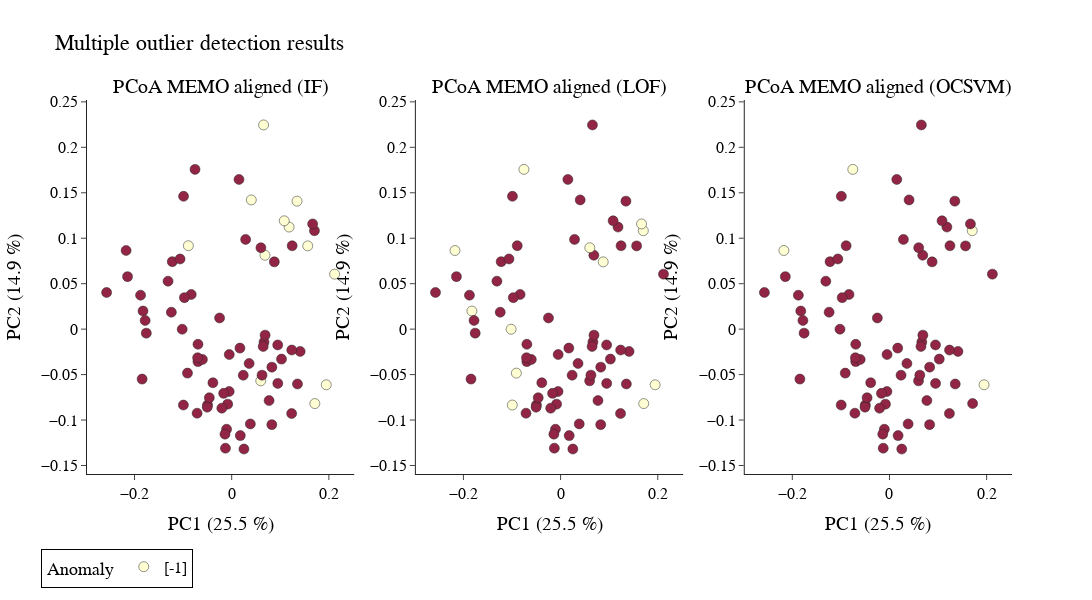

Here is the notebook cell this chart was saved with:
### Markdown cell above
#### SC.2.2 PCoA

### Code cell
pcoa_2d(
    matrix= metric_df,
    data = SC,
    metric= 'braycurtis')

### Figure 1 — Plotly figure (JSON) as saved in the notebook; plotly's stock layout.template omitted (floating-point values rounded to 4 significant figures)
{"data": [{"hovertext": ["LQ-01-61-01_pos.mzXML", "LQ-01-61-02_pos.mzXML", "LQ-01-61-03_pos.mzXML", "LQ-01-61-04_pos.mzXML", "LQ-01-61-05_pos.mzXML", "LQ-01-61-06_pos.mzXML", "LQ-01-61-07_pos.mzXML", "LQ-01-61-08_pos.mzXML", "LQ-01-61-09_pos.mzXML", "LQ-01-61-10_pos.mzXML", "LQ-01-61-11_pos.mzXML", "LQ-01-61-12_pos.mzXML", "LQ-01-61-13_pos.mzXML", "LQ-01-61-14_pos.mzXML", "LQ-01-61-15_pos.mzXML", "LQ-01-61-16_pos.mzXML", "LQ-01-61-17_pos.mzXML", "LQ-01-61-18_pos.mzXML", "LQ-01-61-19_pos.mzXML", "LQ-01-61-20_pos.mzXML", "LQ-01-61-21_pos.mzXML", "LQ-01-61-22_pos.mzXML", "LQ-01-61-23_pos.mzXML", "LQ-01-61-24_pos.mzXML", "LQ-01-61-25_pos.mzXML", "LQ-01-61-26_pos.mzXML", "LQ-01-61-27_pos.mzXML", "LQ-01-61-28_pos.mzXML", "LQ-01-61-29_pos.mzXML", "LQ-01-61-30_pos.mzXML", "LQ-01-61-31_pos.mzXML", "LQ-01-61-32_pos.mzXML", "LQ-01-61-33_pos.mzXML", "LQ-01-61-34_pos.mzXML", "LQ-01-61-35_pos.mzXML", "LQ-01-61-36_pos.mzXML", "LQ-01-61-37_pos.mzXML", "LQ-01-61-38_pos.mzXML", "LQ-01-61-39_pos.mzXML", "LQ-01-61-40_pos.mzXML", "LQ-01-61-41_pos.mzXML", "LQ-01-61-42_pos.mzXML", "LQ-01-61-43_pos.mzXML", "LQ-01-61-44_pos.mzXML", "LQ-01-61-45_pos.mzXML", "LQ-01-61-46_pos.mzXML", "LQ-01-61-47_pos.mzXML", "LQ-01-61-48_pos.mzXML", "LQ-01-61-49_pos.mzXML", "LQ-01-61-50_pos.mzXML", "LQ-01-61-51_pos.mzXML", "LQ-01-61-52_pos.mzXML", "LQ-01-61-53_pos.mzXML", "LQ-01-61-54_pos.mzXML", "LQ-01-61-55_pos.mzXML", "LQ-01-61-56_pos.mzXML", "LQ-01-61-57_pos.mzXML", "LQ-01-61-58_pos.mzXML", "LQ-01-61-59_pos.mzXML", "LQ-01-61-60_pos.mzXML", "LQ-01-61-61_pos.mzXML", "LQ-01-61-62_pos.mzXML", "LQ-01-61-63_pos.mzXML", "LQ-01-61-64_pos.mzXML", "LQ-01-61-65_pos.mzXML", "LQ-01-61-66_pos.mzXML", "LQ-01-61-67_pos.mzXML", "LQ-01-61-68_pos.mzXML", "LQ-01-61-69_pos.mzXML", "LQ-01-61-70_pos.mzXML", "LQ-01-61-71_pos.mzXML", "LQ-01-61-72_pos.mzXML", "LQ-01-61-73_pos.mzXML", "LQ-01-61-74_pos.mzXML", "LQ-01-61-75_pos.mzXML", "LQ-01-61-78_pos.mzXML"], "legendgrouptitle": {"text": "Anomaly"}, "marker": {"color": [-1, -1, -1, -1, -1, -1, -1, 1, 1, 1, 1, 1, 1, -1, 1, 1, 1, 1, -1, 1, 1, 1, 1, 1, 1, 1, 1, 1, 1, 1, -1, 1, 1, 1, 1, 1, -1, 1, 1, 1, 1, 1, 1, 1, 1, 1, 1, 1, 1, 1, 1, 1, 1, 1, 1, 1, 1, 1, 1, 1, 1, 1, 1, 1, 1, 1, 1, 1, 1, 1, 1, 1, 1, -1, 1, 1], "colorscale": [[0, "rgb(255,255,204)"], [0.125, "rgb(255,237,160)"], [0.25, "rgb(254,217,118)"], [0.375, "rgb(254,178,76)"], [0.5, "rgb(253,141,60)"], [0.625, "rgb(252,78,42)"], [0.75, "rgb(227,26,28)"], [0.875, "rgb(189,0,38)"], [1, "rgb(128,0,38)"]], "line": {"color": "black", "width": 0.5}, "showscale": false, "size": 10}, "mode": "markers", "name": "[-1]", "opacity": 0.85, "type": "scatter", "x": [-0.08918, 0.06847, 0.1345, 0.1182, 0.0598, 0.1082, 0.1947, -0.2574, -0.2144, -0.005231, 0.1025, -0.04967, -0.005017, 0.0656, -0.0165, 0.02379, 0.02869, -0.02495, 0.1712, 0.07694, -0.06939, -0.1018, -0.1825, 0.06655, 0.08259, 0.02525, -0.008293, -0.1875, -0.1223, -0.06946, 0.2118, 0.141, 0.01772, 0.06482, 0.1234, -0.02034, 0.04036, 0.01698, -0.01284, 0.0384, 0.06012, -0.06026, -0.1242, 0.06874, 0.09485, -0.01052, -0.09101, 0.06244, 0.08266, 0.09473, -0.03866, -0.05036, 0.03587, 0.08773, 0.1703, 0.1666, -0.08331, 0.1354, -0.07115, -0.2173, -0.07011, -0.1781, -0.01379, -0.04605, -0.1844, -0.131, -0.09907, -0.1757, -0.1062, 0.01502, -0.0973, -0.09938, 0.1245, 0.1565, 0.1236, -0.07547], "xaxis": "x", "y": [0.09175, 0.0813, 0.1408, 0.1123, -0.05689, 0.1192, -0.06121, 0.04031, 0.05775, -0.06862, -0.03298, -0.08341, -0.02797, 0.2246, -0.07066, -0.0507, 0.09869, 0.01227, -0.0819, -0.0786, -0.01669, -0.0001019, 0.01989, -0.01423, -0.1051, -0.1319, -0.08251, 0.03735, 0.07423, -0.03571, 0.06049, -0.02453, -0.1171, -0.01909, -0.09288, -0.08695, 0.1421, -0.02088, -0.1309, -0.1043, 0.08952, -0.03335, 0.01863, -0.006606, -0.05968, -0.1101, -0.04839, -0.05063, -0.04182, -0.01739, -0.05902, -0.08584, -0.03779, 0.07399, 0.1083, 0.1157, 0.03813, -0.06036, -0.09247, 0.08651, -0.0315, 0.009543, -0.1155, -0.07547, -0.05496, 0.05273, 0.1461, -0.004434, 0.0772, 0.1647, 0.03465, -0.08351, 0.09171, 0.09157, -0.02302, 0.1757], "yaxis": "y"}, {"hovertext": ["LQ-01-61-01_pos.mzXML", "LQ-01-61-02_pos.mzXML", "LQ-01-61-03_pos.mzXML", "LQ-01-61-04_pos.mzXML", "LQ-01-61-05_pos.mzXML", "LQ-01-61-06_pos.mzXML", "LQ-01-61-07_pos.mzXML", "LQ-01-61-08_pos.mzXML", "LQ-01-61-09_pos.mzXML", "LQ-01-61-10_pos.mzXML", "LQ-01-61-11_pos.mzXML", "LQ-01-61-12_pos.mzXML", "LQ-01-61-13_pos.mzXML", "LQ-01-61-14_pos.mzXML", "LQ-01-61-15_pos.mzXML", "LQ-01-61-16_pos.mzXML", "LQ-01-61-17_pos.mzXML", "LQ-01-61-18_pos.mzXML", "LQ-01-61-19_pos.mzXML", "LQ-01-61-20_pos.mzXML", "LQ-01-61-21_pos.mzXML", "LQ-01-61-22_pos.mzXML", "LQ-01-61-23_pos.mzXML", "LQ-01-61-24_pos.mzXML", "LQ-01-61-25_pos.mzXML", "LQ-01-61-26_pos.mzXML", "LQ-01-61-27_pos.mzXML", "LQ-01-61-28_pos.mzXML", "LQ-01-61-29_pos.mzXML", "LQ-01-61-30_pos.mzXML", "LQ-01-61-31_pos.mzXML", "LQ-01-61-32_pos.mzXML", "LQ-01-61-33_pos.mzXML", "LQ-01-61-34_pos.mzXML", "LQ-01-61-35_pos.mzXML", "LQ-01-61-36_pos.mzXML", "LQ-01-61-37_pos.mzXML", "LQ-01-61-38_pos.mzXML", "LQ-01-61-39_pos.mzXML", "LQ-01-61-40_pos.mzXML", "LQ-01-61-41_pos.mzXML", "LQ-01-61-42_pos.mzXML", "LQ-01-61-43_pos.mzXML", "LQ-01-61-44_pos.mzXML", "LQ-01-61-45_pos.mzXML", "LQ-01-61-46_pos.mzXML", "LQ-01-61-47_pos.mzXML", "LQ-01-61-48_pos.mzXML", "LQ-01-61-49_pos.mzXML", "LQ-01-61-50_pos.mzXML", "LQ-01-61-51_pos.mzXML", "LQ-01-61-52_pos.mzXML", "LQ-01-61-53_pos.mzXML", "LQ-01-61-54_pos.mzXML", "LQ-01-61-55_pos.mzXML", "LQ-01-61-56_pos.mzXML", "LQ-01-61-57_pos.mzXML", "LQ-01-61-58_pos.mzXML", "LQ-01-61-59_pos.mzXML", "LQ-01-61-60_pos.mzXML", "LQ-01-61-61_pos.mzXML", "LQ-01-61-62_pos.mzXML", "LQ-01-61-63_pos.mzXML", "LQ-01-61-64_pos.mzXML", "LQ-01-61-65_pos.mzXML", "LQ-01-61-66_pos.mzXML", "LQ-01-61-67_pos.mzXML", "LQ-01-61-68_pos.mzXML", "LQ-01-61-69_pos.mzXML", "LQ-01-61-70_pos.mzXML", "LQ-01-61-71_pos.mzXML", "LQ-01-61-72_pos.mzXML", "LQ-01-61-73_pos.mzXML", "LQ-01-61-74_pos.mzXML", "LQ-01-61-75_pos.mzXML", "LQ-01-61-78_pos.mzXML"], "legendgrouptitle": {"text": "normal"}, "marker": {"color": [1, 1, 1, 1, 1, 1, -1, 1, 1, 1, 1, 1, 1, 1, 1, 1, 1, 1, -1, 1, 1, -1, -1, 1, 1, 1, 1, 1, 1, 1, 1, 1, 1, 1, 1, 1, 1, 1, 1, 1, -1, 1, 1, 1, 1, 1, -1, 1, 1, 1, 1, 1, 1, -1, -1, -1, 1, 1, 1, -1, 1, 1, 1, 1, 1, 1, 1, 1, 1, 1, 1, -1, 1, 1, 1, -1], "colorscale": [[0, "rgb(255,255,204)"], [0.125, "rgb(255,237,160)"], [0.25, "rgb(254,217,118)"], [0.375, "rgb(254,178,76)"], [0.5, "rgb(253,141,60)"], [0.625, "rgb(252,78,42)"], [0.75, "rgb(227,26,28)"], [0.875, "rgb(189,0,38)"], [1, "rgb(128,0,38)"]], "line": {"color": "black", "width": 0.5}, "showscale": false, "size": 10}, "mode": "markers", "opacity": 0.85, "showlegend": false, "type": "scatter", "x": [-0.08918, 0.06847, 0.1345, 0.1182, 0.0598, 0.1082, 0.1947, -0.2574, -0.2144, -0.005231, 0.1025, -0.04967, -0.005017, 0.0656, -0.0165, 0.02379, 0.02869, -0.02495, 0.1712, 0.07694, -0.06939, -0.1018, -0.1825, 0.06655, 0.08259, 0.02525, -0.008293, -0.1875, -0.1223, -0.06946, 0.2118, 0.141, 0.01772, 0.06482, 0.1234, -0.02034, 0.04036, 0.01698, -0.01284, 0.0384, 0.06012, -0.06026, -0.1242, 0.06874, 0.09485, -0.01052, -0.09101, 0.06244, 0.08266, 0.09473, -0.03866, -0.05036, 0.03587, 0.08773, 0.1703, 0.1666, -0.08331, 0.1354, -0.07115, -0.2173, -0.07011, -0.1781, -0.01379, -0.04605, -0.1844, -0.131, -0.09907, -0.1757, -0.1062, 0.01502, -0.0973, -0.09938, 0.1245, 0.1565, 0.1236, -0.07547], "xaxis": "x2", "y": [0.09175, 0.0813, 0.1408, 0.1123, -0.05689, 0.1192, -0.06121, 0.04031, 0.05775, -0.06862, -0.03298, -0.08341, -0.02797, 0.2246, -0.07066, -0.0507, 0.09869, 0.01227, -0.0819, -0.0786, -0.01669, -0.0001019, 0.01989, -0.01423, -0.1051, -0.1319, -0.08251, 0.03735, 0.07423, -0.03571, 0.06049, -0.02453, -0.1171, -0.01909, -0.09288, -0.08695, 0.1421, -0.02088, -0.1309, -0.1043, 0.08952, -0.03335, 0.01863, -0.006606, -0.05968, -0.1101, -0.04839, -0.05063, -0.04182, -0.01739, -0.05902, -0.08584, -0.03779, 0.07399, 0.1083, 0.1157, 0.03813, -0.06036, -0.09247, 0.08651, -0.0315, 0.009543, -0.1155, -0.07547, -0.05496, 0.05273, 0.1461, -0.004434, 0.0772, 0.1647, 0.03465, -0.08351, 0.09171, 0.09157, -0.02302, 0.1757], "yaxis": "y2"}, {"hovertext": ["LQ-01-61-01_pos.mzXML", "LQ-01-61-02_pos.mzXML", "LQ-01-61-03_pos.mzXML", "LQ-01-61-04_pos.mzXML", "LQ-01-61-05_pos.mzXML", "LQ-01-61-06_pos.mzXML", "LQ-01-61-07_pos.mzXML", "LQ-01-61-08_pos.mzXML", "LQ-01-61-09_pos.mzXML", "LQ-01-61-10_pos.mzXML", "LQ-01-61-11_pos.mzXML", "LQ-01-61-12_pos.mzXML", "LQ-01-61-13_pos.mzXML", "LQ-01-61-14_pos.mzXML", "LQ-01-61-15_pos.mzXML", "LQ-01-61-16_pos.mzXML", "LQ-01-61-17_pos.mzXML", "LQ-01-61-18_pos.mzXML", "LQ-01-61-19_pos.mzXML", "LQ-01-61-20_pos.mzXML", "LQ-01-61-21_pos.mzXML", "LQ-01-61-22_pos.mzXML", "LQ-01-61-23_pos.mzXML", "LQ-01-61-24_pos.mzXML", "LQ-01-61-25_pos.mzXML", "LQ-01-61-26_pos.mzXML", "LQ-01-61-27_pos.mzXML", "LQ-01-61-28_pos.mzXML", "LQ-01-61-29_pos.mzXML", "LQ-01-61-30_pos.mzXML", "LQ-01-61-31_pos.mzXML", "LQ-01-61-32_pos.mzXML", "LQ-01-61-33_pos.mzXML", "LQ-01-61-34_pos.mzXML", "LQ-01-61-35_pos.mzXML", "LQ-01-61-36_pos.mzXML", "LQ-01-61-37_pos.mzXML", "LQ-01-61-38_pos.mzXML", "LQ-01-61-39_pos.mzXML", "LQ-01-61-40_pos.mzXML", "LQ-01-61-41_pos.mzXML", "LQ-01-61-42_pos.mzXML", "LQ-01-61-43_pos.mzXML", "LQ-01-61-44_pos.mzXML", "LQ-01-61-45_pos.mzXML", "LQ-01-61-46_pos.mzXML", "LQ-01-61-47_pos.mzXML", "LQ-01-61-48_pos.mzXML", "LQ-01-61-49_pos.mzXML", "LQ-01-61-50_pos.mzXML", "LQ-01-61-51_pos.mzXML", "LQ-01-61-52_pos.mzXML", "LQ-01-61-53_pos.mzXML", "LQ-01-61-54_pos.mzXML", "LQ-01-61-55_pos.mzXML", "LQ-01-61-56_pos.mzXML", "LQ-01-61-57_pos.mzXML", "LQ-01-61-58_pos.mzXML", "LQ-01-61-59_pos.mzXML", "LQ-01-61-60_pos.mzXML", "LQ-01-61-61_pos.mzXML", "LQ-01-61-62_pos.mzXML", "LQ-01-61-63_pos.mzXML", "LQ-01-61-64_pos.mzXML", "LQ-01-61-65_pos.mzXML", "LQ-01-61-66_pos.mzXML", "LQ-01-61-67_pos.mzXML", "LQ-01-61-68_pos.mzXML", "LQ-01-61-69_pos.mzXML", "LQ-01-61-70_pos.mzXML", "LQ-01-61-71_pos.mzXML", "LQ-01-61-72_pos.mzXML", "LQ-01-61-73_pos.mzXML", "LQ-01-61-74_pos.mzXML", "LQ-01-61-75_pos.mzXML", "LQ-01-61-78_pos.mzXML"], "legendgrouptitle": {"text": "Anomaly"}, "marker": {"color": [1, 1, 1, 1, 1, 1, -1, 1, 1, 1, 1, 1, 1, 1, 1, 1, 1, 1, 1, 1, 1, 1, 1, 1, 1, 1, 1, 1, 1, 1, 1, 1, 1, 1, 1, 1, 1, 1, 1, 1, 1, 1, 1, 1, 1, 1, 1, 1, 1, 1, 1, 1, 1, 1, -1, 1, 1, 1, 1, -1, 1, 1, 1, 1, 1, 1, 1, 1, 1, 1, 1, 1, 1, 1, 1, -1], "colorscale": [[0, "rgb(255,255,204)"], [0.125, "rgb(255,237,160)"], [0.25, "rgb(254,217,118)"], [0.375, "rgb(254,178,76)"], [0.5, "rgb(253,141,60)"], [0.625, "rgb(252,78,42)"], [0.75, "rgb(227,26,28)"], [0.875, "rgb(189,0,38)"], [1, "rgb(128,0,38)"]], "line": {"color": "black", "width": 0.5}, "showscale": false, "size": 10}, "mode": "markers", "opacity": 0.85, "showlegend": false, "type": "scatter", "x": [-0.08918, 0.06847, 0.1345, 0.1182, 0.0598, 0.1082, 0.1947, -0.2574, -0.2144, -0.005231, 0.1025, -0.04967, -0.005017, 0.0656, -0.0165, 0.02379, 0.02869, -0.02495, 0.1712, 0.07694, -0.06939, -0.1018, -0.1825, 0.06655, 0.08259, 0.02525, -0.008293, -0.1875, -0.1223, -0.06946, 0.2118, 0.141, 0.01772, 0.06482, 0.1234, -0.02034, 0.04036, 0.01698, -0.01284, 0.0384, 0.06012, -0.06026, -0.1242, 0.06874, 0.09485, -0.01052, -0.09101, 0.06244, 0.08266, 0.09473, -0.03866, -0.05036, 0.03587, 0.08773, 0.1703, 0.1666, -0.08331, 0.1354, -0.07115, -0.2173, -0.07011, -0.1781, -0.01379, -0.04605, -0.1844, -0.131, -0.09907, -0.1757, -0.1062, 0.01502, -0.0973, -0.09938, 0.1245, 0.1565, 0.1236, -0.07547], "xaxis": "x3", "y": [0.09175, 0.0813, 0.1408, 0.1123, -0.05689, 0.1192, -0.06121, 0.04031, 0.05775, -0.06862, -0.03298, -0.08341, -0.02797, 0.2246, -0.07066, -0.0507, 0.09869, 0.01227, -0.0819, -0.0786, -0.01669, -0.0001019, 0.01989, -0.01423, -0.1051, -0.1319, -0.08251, 0.03735, 0.07423, -0.03571, 0.06049, -0.02453, -0.1171, -0.01909, -0.09288, -0.08695, 0.1421, -0.02088, -0.1309, -0.1043, 0.08952, -0.03335, 0.01863, -0.006606, -0.05968, -0.1101, -0.04839, -0.05063, -0.04182, -0.01739, -0.05902, -0.08584, -0.03779, 0.07399, 0.1083, 0.1157, 0.03813, -0.06036, -0.09247, 0.08651, -0.0315, 0.009543, -0.1155, -0.07547, -0.05496, 0.05273, 0.1461, -0.004434, 0.0772, 0.1647, 0.03465, -0.08351, 0.09171, 0.09157, -0.02302, 0.1757], "yaxis": "y3"}], "layout": {"annotations": [{"font": {"size": 20}, "showarrow": false, "text": "PCoA MEMO aligned (IF)", "x": 0.1444, "xanchor": "center", "xref": "paper", "y": 1, "yanchor": "bottom", "yref": "paper"}, {"font": {"size": 20}, "showarrow": false, "text": "PCoA MEMO aligned (LOF)", "x": 0.5, "xanchor": "center", "xref": "paper", "y": 1, "yanchor": "bottom", "yref": "paper"}, {"font": {"size": 20}, "showarrow": false, "text": "PCoA MEMO aligned (OCSVM)", "x": 0.8556, "xanchor": "center", "xref": "paper", "y": 1, "yanchor": "bottom", "yref": "paper"}], "font": {"color": "black", "family": "Times New Roman", "size": 16}, "height": 600, "legend": {"bordercolor": "Black", "borderwidth": 1, "orientation": "h", "x": -0.05, "y": -0.2}, "title": {"text": "Multiple outlier detection results"}, "width": 1500, "xaxis": {"anchor": "y", "domain": [0, 0.2889], "title": {"text": "PC1 (25.5 %)"}}, "xaxis2": {"anchor": "y2", "domain": [0.3556, 0.6444], "title": {"text": "PC1 (25.5 %)"}}, "xaxis3": {"anchor": "y3", "domain": [0.7111, 1], "title": {"text": "PC1 (25.5 %)"}}, "yaxis": {"anchor": "x", "domain": [0, 1], "title": {"text": "PC2 (14.9 %)"}}, "yaxis2": {"anchor": "x2", "domain": [0, 1], "title": {"text": "PC2 (14.9 %)"}}, "yaxis3": {"anchor": "x3", "domain": [0, 1], "title": {"text": "PC2 (14.9 %)"}}}}
